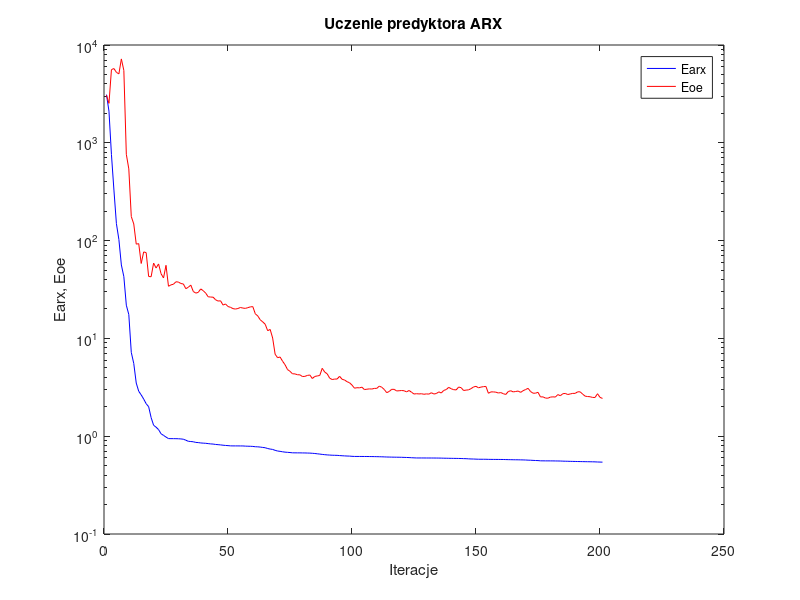
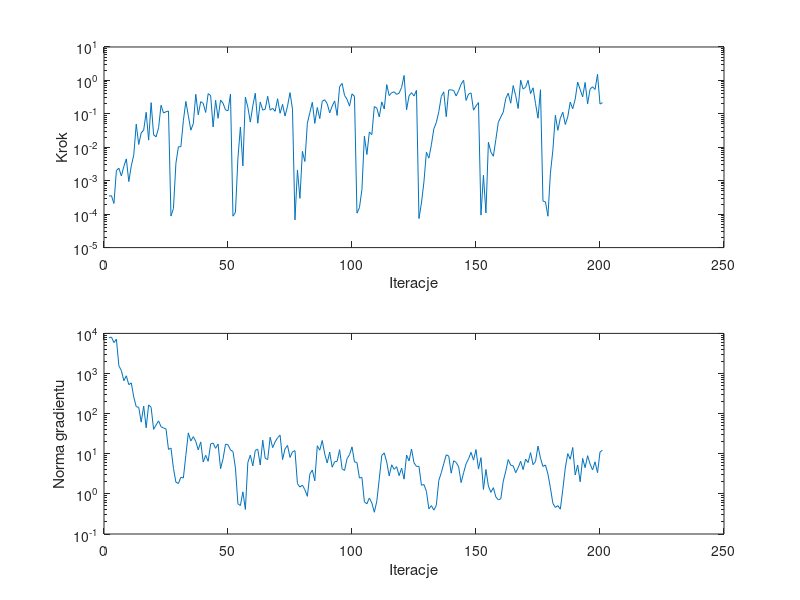

The MATLAB source for these figures, in order:
%uczenie predyktora arx
clear all;
n=0; farx(n+1)=3.110265e+003; foe(n+1)=3.070762e+003; wspucz(n+1)=0.000000e+000; ng(n+1)=0.000000e+000;
%odnowa zmiennej metryki
n=1; farx(n+1)=2.107255e+003; foe(n+1)=2.532551e+003; krok(n+1)=3.473499e-004; ng(n+1)=7.764023e+003;
n=2; farx(n+1)=7.584413e+002; foe(n+1)=5.601884e+003; krok(n+1)=3.569431e-004; ng(n+1)=8.098449e+003;
n=3; farx(n+1)=3.287524e+002; foe(n+1)=5.746540e+003; krok(n+1)=2.084136e-004; ng(n+1)=5.892046e+003;
n=4; farx(n+1)=1.492811e+002; foe(n+1)=5.253047e+003; krok(n+1)=2.027075e-003; ng(n+1)=7.153733e+003;
n=5; farx(n+1)=1.025616e+002; foe(n+1)=5.066075e+003; krok(n+1)=2.366515e-003; ng(n+1)=1.553538e+003;
n=6; farx(n+1)=5.637565e+001; foe(n+1)=7.205763e+003; krok(n+1)=1.387045e-003; ng(n+1)=1.183865e+003;
n=7; farx(n+1)=4.281996e+001; foe(n+1)=5.494900e+003; krok(n+1)=2.677949e-003; ng(n+1)=6.616526e+002;
n=8; farx(n+1)=2.185695e+001; foe(n+1)=7.625715e+002; krok(n+1)=4.505183e-003; ng(n+1)=8.776934e+002;
n=9; farx(n+1)=1.753980e+001; foe(n+1)=5.413338e+002; krok(n+1)=9.446471e-004; ng(n+1)=5.272819e+002;
n=10; farx(n+1)=7.196758e+000; foe(n+1)=1.761305e+002; krok(n+1)=2.774090e-003; ng(n+1)=5.835012e+002;
n=11; farx(n+1)=5.539083e+000; foe(n+1)=1.480242e+002; krok(n+1)=5.915258e-003; ng(n+1)=2.591940e+002;
n=12; farx(n+1)=3.494529e+000; foe(n+1)=9.200681e+001; krok(n+1)=4.904612e-002; ng(n+1)=1.485571e+002;
n=13; farx(n+1)=2.879738e+000; foe(n+1)=9.311983e+001; krok(n+1)=1.214360e-002; ng(n+1)=1.442127e+002;
n=14; farx(n+1)=2.645095e+000; foe(n+1)=5.837098e+001; krok(n+1)=2.693892e-002; ng(n+1)=6.135428e+001;
n=15; farx(n+1)=2.397251e+000; foe(n+1)=7.660756e+001; krok(n+1)=3.264474e-002; ng(n+1)=1.541907e+002;
n=16; farx(n+1)=2.149113e+000; foe(n+1)=7.533115e+001; krok(n+1)=1.114169e-001; ng(n+1)=4.443345e+001;
n=17; farx(n+1)=2.003439e+000; foe(n+1)=4.298172e+001; krok(n+1)=1.640492e-002; ng(n+1)=1.651529e+002;
n=18; farx(n+1)=1.549812e+000; foe(n+1)=4.270660e+001; krok(n+1)=2.162376e-001; ng(n+1)=1.435416e+002;
n=19; farx(n+1)=1.294616e+000; foe(n+1)=5.888770e+001; krok(n+1)=2.369912e-002; ng(n+1)=4.051375e+001;
n=20; farx(n+1)=1.236304e+000; foe(n+1)=5.248386e+001; krok(n+1)=2.049366e-002; ng(n+1)=5.212644e+001;
n=21; farx(n+1)=1.167408e+000; foe(n+1)=5.772078e+001; krok(n+1)=3.809820e-002; ng(n+1)=6.611329e+001;
n=22; farx(n+1)=1.059930e+000; foe(n+1)=4.590079e+001; krok(n+1)=1.800875e-001; ng(n+1)=4.713816e+001;
n=23; farx(n+1)=1.019292e+000; foe(n+1)=4.150512e+001; krok(n+1)=1.057221e-001; ng(n+1)=4.385216e+001;
n=24; farx(n+1)=9.801882e-001; foe(n+1)=5.587622e+001; krok(n+1)=1.158784e-001; ng(n+1)=4.167724e+001;
n=25; farx(n+1)=9.452302e-001; foe(n+1)=3.413011e+001; krok(n+1)=1.213694e-001; ng(n+1)=1.280842e+001;
%odnowa zmiennej metryki
n=26; farx(n+1)=9.442179e-001; foe(n+1)=3.527387e+001; krok(n+1)=8.763006e-005; ng(n+1)=1.390659e+001;
n=27; farx(n+1)=9.440432e-001; foe(n+1)=3.577911e+001; krok(n+1)=1.483649e-004; ng(n+1)=4.341183e+000;
n=28; farx(n+1)=9.433472e-001; foe(n+1)=3.792511e+001; krok(n+1)=3.334617e-003; ng(n+1)=1.944826e+000;
n=29; farx(n+1)=9.417175e-001; foe(n+1)=3.768566e+001; krok(n+1)=1.040351e-002; ng(n+1)=1.818191e+000;
n=30; farx(n+1)=9.378954e-001; foe(n+1)=3.640614e+001; krok(n+1)=1.038769e-002; ng(n+1)=2.602373e+000;
n=31; farx(n+1)=9.314379e-001; foe(n+1)=3.601236e+001; krok(n+1)=6.224674e-002; ng(n+1)=2.487212e+000;
n=32; farx(n+1)=9.100126e-001; foe(n+1)=3.223146e+001; krok(n+1)=2.357265e-001; ng(n+1)=9.126483e+000;
n=33; farx(n+1)=8.870546e-001; foe(n+1)=3.337444e+001; krok(n+1)=8.877087e-002; ng(n+1)=3.311938e+001;
n=34; farx(n+1)=8.823000e-001; foe(n+1)=3.507705e+001; krok(n+1)=3.251545e-002; ng(n+1)=2.079431e+001;
n=35; farx(n+1)=8.774111e-001; foe(n+1)=3.020114e+001; krok(n+1)=5.051878e-002; ng(n+1)=2.670342e+001;
n=36; farx(n+1)=8.639353e-001; foe(n+1)=2.905891e+001; krok(n+1)=3.839848e-001; ng(n+1)=2.044771e+001;
n=37; farx(n+1)=8.606292e-001; foe(n+1)=2.955040e+001; krok(n+1)=9.359461e-002; ng(n+1)=1.249889e+001;
n=38; farx(n+1)=8.530958e-001; foe(n+1)=3.205403e+001; krok(n+1)=2.317569e-001; ng(n+1)=1.973523e+001;
n=39; farx(n+1)=8.493459e-001; foe(n+1)=3.076044e+001; krok(n+1)=2.056099e-001; ng(n+1)=6.227644e+000;
n=40; farx(n+1)=8.462114e-001; foe(n+1)=2.905353e+001; krok(n+1)=1.101559e-001; ng(n+1)=9.162414e+000;
n=41; farx(n+1)=8.403026e-001; foe(n+1)=2.664753e+001; krok(n+1)=4.044487e-001; ng(n+1)=6.491038e+000;
n=42; farx(n+1)=8.340658e-001; foe(n+1)=2.648052e+001; krok(n+1)=3.505976e-001; ng(n+1)=1.755662e+001;
n=43; farx(n+1)=8.311205e-001; foe(n+1)=2.638623e+001; krok(n+1)=4.048730e-002; ng(n+1)=1.848494e+001;
n=44; farx(n+1)=8.234047e-001; foe(n+1)=2.482253e+001; krok(n+1)=2.538306e-001; ng(n+1)=1.365171e+001;
n=45; farx(n+1)=8.195341e-001; foe(n+1)=2.408384e+001; krok(n+1)=7.361186e-002; ng(n+1)=1.755599e+001;
n=46; farx(n+1)=8.147831e-001; foe(n+1)=2.424241e+001; krok(n+1)=2.587256e-001; ng(n+1)=4.244493e+000;
n=47; farx(n+1)=8.089843e-001; foe(n+1)=2.192030e+001; krok(n+1)=2.079006e-001; ng(n+1)=7.494561e+000;
n=48; farx(n+1)=8.044348e-001; foe(n+1)=2.248958e+001; krok(n+1)=1.307960e-001; ng(n+1)=1.736723e+001;
n=49; farx(n+1)=8.011939e-001; foe(n+1)=2.117859e+001; krok(n+1)=1.237945e-001; ng(n+1)=1.676862e+001;
n=50; farx(n+1)=7.967257e-001; foe(n+1)=2.079762e+001; krok(n+1)=3.916078e-001; ng(n+1)=1.240435e+001;
%odnowa zmiennej metryki
n=51; farx(n+1)=7.959202e-001; foe(n+1)=2.016122e+001; krok(n+1)=8.683747e-005; ng(n+1)=1.142239e+001;
n=52; farx(n+1)=7.958147e-001; foe(n+1)=1.995212e+001; krok(n+1)=1.131625e-004; ng(n+1)=4.384914e+000;
n=53; farx(n+1)=7.957342e-001; foe(n+1)=2.021690e+001; krok(n+1)=4.738412e-003; ng(n+1)=5.632970e-001;
n=54; farx(n+1)=7.952164e-001; foe(n+1)=2.070753e+001; krok(n+1)=4.050274e-002; ng(n+1)=5.134970e-001;
n=55; farx(n+1)=7.949729e-001; foe(n+1)=2.042511e+001; krok(n+1)=2.774090e-003; ng(n+1)=1.124996e+000;
n=56; farx(n+1)=7.916836e-001; foe(n+1)=2.027679e+001; krok(n+1)=3.174758e-001; ng(n+1)=4.090646e-001;
n=57; farx(n+1)=7.900128e-001; foe(n+1)=2.062488e+001; krok(n+1)=1.577575e-001; ng(n+1)=6.070187e+000;
n=58; farx(n+1)=7.887876e-001; foe(n+1)=2.099994e+001; krok(n+1)=5.679907e-002; ng(n+1)=9.260496e+000;
n=59; farx(n+1)=7.862555e-001; foe(n+1)=2.114159e+001; krok(n+1)=1.732520e-001; ng(n+1)=4.988156e+000;
n=60; farx(n+1)=7.804333e-001; foe(n+1)=1.786430e+001; krok(n+1)=4.126070e-001; ng(n+1)=1.218695e+001;
n=61; farx(n+1)=7.787456e-001; foe(n+1)=1.696050e+001; krok(n+1)=5.234463e-002; ng(n+1)=1.295120e+001;
n=62; farx(n+1)=7.742095e-001; foe(n+1)=1.549675e+001; krok(n+1)=2.268451e-001; ng(n+1)=5.247079e+000;
n=63; farx(n+1)=7.675606e-001; foe(n+1)=1.475014e+001; krok(n+1)=1.294832e-001; ng(n+1)=2.178039e+001;
n=64; farx(n+1)=7.625483e-001; foe(n+1)=1.395618e+001; krok(n+1)=1.380129e-001; ng(n+1)=7.685472e+000;
n=65; farx(n+1)=7.479524e-001; foe(n+1)=1.198281e+001; krok(n+1)=3.355407e-001; ng(n+1)=7.182653e+000;
n=66; farx(n+1)=7.388627e-001; foe(n+1)=1.235799e+001; krok(n+1)=1.284644e-001; ng(n+1)=2.580839e+001;
n=67; farx(n+1)=7.325516e-001; foe(n+1)=1.009037e+001; krok(n+1)=1.468011e-001; ng(n+1)=1.421695e+001;
n=68; farx(n+1)=7.167064e-001; foe(n+1)=6.890077e+000; krok(n+1)=1.191056e-001; ng(n+1)=1.972875e+001;
n=69; farx(n+1)=7.056045e-001; foe(n+1)=6.346215e+000; krok(n+1)=2.833785e-001; ng(n+1)=2.499933e+001;
n=70; farx(n+1)=7.000421e-001; foe(n+1)=6.454146e+000; krok(n+1)=1.042621e-001; ng(n+1)=2.904690e+001;
n=71; farx(n+1)=6.929612e-001; foe(n+1)=5.844652e+000; krok(n+1)=1.927395e-001; ng(n+1)=7.169506e+000;
n=72; farx(n+1)=6.871893e-001; foe(n+1)=5.382690e+000; krok(n+1)=8.571529e-002; ng(n+1)=1.331123e+001;
n=73; farx(n+1)=6.840053e-001; foe(n+1)=4.803609e+000; krok(n+1)=1.702433e-001; ng(n+1)=1.611847e+001;
n=74; farx(n+1)=6.807489e-001; foe(n+1)=4.607162e+000; krok(n+1)=4.306047e-001; ng(n+1)=8.087145e+000;
n=75; farx(n+1)=6.764304e-001; foe(n+1)=4.347040e+000; krok(n+1)=1.383770e-001; ng(n+1)=1.116231e+001;
%odnowa zmiennej metryki
n=76; farx(n+1)=6.759766e-001; foe(n+1)=4.336200e+000; krok(n+1)=6.743596e-005; ng(n+1)=1.198785e+001;
n=77; farx(n+1)=6.755746e-001; foe(n+1)=4.251227e+000; krok(n+1)=2.087321e-003; ng(n+1)=1.805135e+000;
n=78; farx(n+1)=6.755415e-001; foe(n+1)=4.242696e+000; krok(n+1)=2.970463e-004; ng(n+1)=1.478882e+000;
n=79; farx(n+1)=6.745097e-001; foe(n+1)=4.075622e+000; krok(n+1)=7.530795e-003; ng(n+1)=1.654730e+000;
n=80; farx(n+1)=6.741960e-001; foe(n+1)=4.091776e+000; krok(n+1)=3.758503e-003; ng(n+1)=1.270440e+000;
n=81; farx(n+1)=6.726884e-001; foe(n+1)=4.181063e+000; krok(n+1)=5.236098e-002; ng(n+1)=8.696152e-001;
n=82; farx(n+1)=6.716415e-001; foe(n+1)=4.224781e+000; krok(n+1)=1.093535e-001; ng(n+1)=3.093930e+000;
n=83; farx(n+1)=6.688805e-001; foe(n+1)=3.889078e+000; krok(n+1)=2.214588e-001; ng(n+1)=3.942692e+000;
n=84; farx(n+1)=6.655408e-001; foe(n+1)=4.082353e+000; krok(n+1)=5.184392e-002; ng(n+1)=2.112232e+000;
n=85; farx(n+1)=6.609293e-001; foe(n+1)=4.132635e+000; krok(n+1)=1.548452e-001; ng(n+1)=1.583978e+001;
n=86; farx(n+1)=6.563791e-001; foe(n+1)=4.178580e+000; krok(n+1)=7.190954e-002; ng(n+1)=1.231310e+001;
n=87; farx(n+1)=6.514929e-001; foe(n+1)=4.946034e+000; krok(n+1)=2.367770e-001; ng(n+1)=2.141777e+001;
n=88; farx(n+1)=6.473828e-001; foe(n+1)=4.527287e+000; krok(n+1)=2.640812e-001; ng(n+1)=9.876418e+000;
n=89; farx(n+1)=6.438283e-001; foe(n+1)=4.341452e+000; krok(n+1)=2.013997e-001; ng(n+1)=5.894384e+000;
n=90; farx(n+1)=6.414831e-001; foe(n+1)=3.921377e+000; krok(n+1)=1.072012e-001; ng(n+1)=1.098309e+001;
n=91; farx(n+1)=6.390686e-001; foe(n+1)=3.797719e+000; krok(n+1)=1.694093e-001; ng(n+1)=4.630159e+000;
n=92; farx(n+1)=6.378924e-001; foe(n+1)=3.838280e+000; krok(n+1)=2.436225e-001; ng(n+1)=6.301747e+000;
n=93; farx(n+1)=6.370134e-001; foe(n+1)=3.842750e+000; krok(n+1)=8.973318e-002; ng(n+1)=6.497229e+000;
n=94; farx(n+1)=6.338349e-001; foe(n+1)=4.100306e+000; krok(n+1)=6.524460e-001; ng(n+1)=1.263731e+001;
n=95; farx(n+1)=6.313295e-001; foe(n+1)=3.817765e+000; krok(n+1)=8.131859e-001; ng(n+1)=4.217013e+000;
n=96; farx(n+1)=6.291204e-001; foe(n+1)=3.755532e+000; krok(n+1)=3.550835e-001; ng(n+1)=3.833544e+000;
n=97; farx(n+1)=6.271082e-001; foe(n+1)=3.608946e+000; krok(n+1)=2.710777e-001; ng(n+1)=7.567890e+000;
n=98; farx(n+1)=6.259358e-001; foe(n+1)=3.521441e+000; krok(n+1)=1.702433e-001; ng(n+1)=9.484030e+000;
n=99; farx(n+1)=6.227039e-001; foe(n+1)=3.330920e+000; krok(n+1)=3.963116e-001; ng(n+1)=1.484861e+001;
n=100; farx(n+1)=6.210321e-001; foe(n+1)=3.096825e+000; krok(n+1)=3.310405e-001; ng(n+1)=6.247676e+000;
%odnowa zmiennej metryki
n=101; farx(n+1)=6.208706e-001; foe(n+1)=3.133004e+000; krok(n+1)=1.074253e-004; ng(n+1)=6.076427e+000;
n=102; farx(n+1)=6.208232e-001; foe(n+1)=3.122447e+000; krok(n+1)=1.563635e-004; ng(n+1)=2.482929e+000;
n=103; farx(n+1)=6.206626e-001; foe(n+1)=3.172301e+000; krok(n+1)=5.440190e-004; ng(n+1)=2.569552e+000;
n=104; farx(n+1)=6.203175e-001; foe(n+1)=2.998279e+000; krok(n+1)=2.165649e-002; ng(n+1)=6.308487e-001;
n=105; farx(n+1)=6.202430e-001; foe(n+1)=3.023376e+000; krok(n+1)=6.072741e-003; ng(n+1)=5.664593e-001;
n=106; farx(n+1)=6.195400e-001; foe(n+1)=3.046892e+000; krok(n+1)=2.861011e-002; ng(n+1)=7.892060e-001;
n=107; farx(n+1)=6.191762e-001; foe(n+1)=3.035915e+000; krok(n+1)=2.392360e-002; ng(n+1)=5.938228e-001;
n=108; farx(n+1)=6.185212e-001; foe(n+1)=3.082223e+000; krok(n+1)=1.653712e-001; ng(n+1)=3.484974e-001;
n=109; farx(n+1)=6.177577e-001; foe(n+1)=3.083930e+000; krok(n+1)=1.489153e-001; ng(n+1)=6.584349e-001;
n=110; farx(n+1)=6.167744e-001; foe(n+1)=3.252768e+000; krok(n+1)=8.097460e-002; ng(n+1)=2.373143e+000;
n=111; farx(n+1)=6.158063e-001; foe(n+1)=3.166609e+000; krok(n+1)=2.283902e-001; ng(n+1)=9.073734e+000;
n=112; farx(n+1)=6.144711e-001; foe(n+1)=3.007023e+000; krok(n+1)=1.392689e-001; ng(n+1)=1.048572e+001;
n=113; farx(n+1)=6.127888e-001; foe(n+1)=2.786726e+000; krok(n+1)=7.498941e-001; ng(n+1)=6.181751e+000;
n=114; farx(n+1)=6.120313e-001; foe(n+1)=2.866031e+000; krok(n+1)=3.505976e-001; ng(n+1)=2.807778e+000;
n=115; farx(n+1)=6.111070e-001; foe(n+1)=3.015093e+000; krok(n+1)=4.306047e-001; ng(n+1)=5.311636e+000;
n=116; farx(n+1)=6.104866e-001; foe(n+1)=3.013624e+000; krok(n+1)=4.536903e-001; ng(n+1)=4.096301e+000;
n=117; farx(n+1)=6.098587e-001; foe(n+1)=2.902586e+000; krok(n+1)=3.819429e-001; ng(n+1)=4.768587e+000;
n=118; farx(n+1)=6.093487e-001; foe(n+1)=2.916067e+000; krok(n+1)=4.177026e-001; ng(n+1)=2.844147e+000;
n=119; farx(n+1)=6.086174e-001; foe(n+1)=2.932622e+000; krok(n+1)=6.152787e-001; ng(n+1)=4.382501e+000;
n=120; farx(n+1)=6.071830e-001; foe(n+1)=2.916149e+000; krok(n+1)=1.404256e+000; ng(n+1)=2.328657e+000;
n=121; farx(n+1)=6.061669e-001; foe(n+1)=2.838615e+000; krok(n+1)=1.320338e-001; ng(n+1)=9.298200e+000;
n=122; farx(n+1)=6.046561e-001; foe(n+1)=2.933683e+000; krok(n+1)=3.456460e-001; ng(n+1)=6.634943e+000;
n=123; farx(n+1)=6.025629e-001; foe(n+1)=2.818229e+000; krok(n+1)=4.306047e-001; ng(n+1)=1.313804e+001;
n=124; farx(n+1)=6.007425e-001; foe(n+1)=2.698814e+000; krok(n+1)=3.421659e-001; ng(n+1)=5.949808e+000;
n=125; farx(n+1)=5.992253e-001; foe(n+1)=2.720879e+000; krok(n+1)=5.041216e-001; ng(n+1)=4.827843e+000;
%odnowa zmiennej metryki
n=126; farx(n+1)=5.991342e-001; foe(n+1)=2.703437e+000; krok(n+1)=7.365982e-005; ng(n+1)=4.867586e+000;
n=127; farx(n+1)=5.991111e-001; foe(n+1)=2.718412e+000; krok(n+1)=2.151482e-004; ng(n+1)=1.638709e+000;
n=128; farx(n+1)=5.989960e-001; foe(n+1)=2.683481e+000; krok(n+1)=9.152390e-004; ng(n+1)=1.714148e+000;
n=129; farx(n+1)=5.986530e-001; foe(n+1)=2.708497e+000; krok(n+1)=7.105102e-003; ng(n+1)=1.159212e+000;
n=130; farx(n+1)=5.986172e-001; foe(n+1)=2.692289e+000; krok(n+1)=4.743100e-003; ng(n+1)=4.216897e-001;
n=131; farx(n+1)=5.984784e-001; foe(n+1)=2.782887e+000; krok(n+1)=1.183106e-002; ng(n+1)=5.100040e-001;
n=132; farx(n+1)=5.983067e-001; foe(n+1)=2.700697e+000; krok(n+1)=3.579274e-002; ng(n+1)=3.938432e-001;
n=133; farx(n+1)=5.979884e-001; foe(n+1)=2.730950e+000; krok(n+1)=5.514490e-002; ng(n+1)=5.179469e-001;
n=134; farx(n+1)=5.975574e-001; foe(n+1)=2.839858e+000; krok(n+1)=1.160291e-001; ng(n+1)=2.156013e+000;
n=135; farx(n+1)=5.970114e-001; foe(n+1)=2.766681e+000; krok(n+1)=3.311156e-001; ng(n+1)=3.366064e+000;
n=136; farx(n+1)=5.957787e-001; foe(n+1)=2.939419e+000; krok(n+1)=4.555491e-001; ng(n+1)=5.669050e+000;
n=137; farx(n+1)=5.953424e-001; foe(n+1)=2.998593e+000; krok(n+1)=8.205256e-002; ng(n+1)=9.409927e+000;
n=138; farx(n+1)=5.944939e-001; foe(n+1)=3.159809e+000; krok(n+1)=5.191100e-001; ng(n+1)=8.780639e+000;
n=139; farx(n+1)=5.940495e-001; foe(n+1)=3.056395e+000; krok(n+1)=5.219391e-001; ng(n+1)=3.276768e+000;
n=140; farx(n+1)=5.933311e-001; foe(n+1)=2.991086e+000; krok(n+1)=4.971061e-001; ng(n+1)=6.686822e+000;
n=141; farx(n+1)=5.929570e-001; foe(n+1)=2.974009e+000; krok(n+1)=3.428611e-001; ng(n+1)=6.089620e+000;
n=142; farx(n+1)=5.923164e-001; foe(n+1)=3.180969e+000; krok(n+1)=4.951781e-001; ng(n+1)=4.704352e+000;
n=143; farx(n+1)=5.915857e-001; foe(n+1)=3.133821e+000; krok(n+1)=7.713740e-001; ng(n+1)=1.911899e+000;
n=144; farx(n+1)=5.899537e-001; foe(n+1)=2.933301e+000; krok(n+1)=1.009068e+000; ng(n+1)=3.358902e+000;
n=145; farx(n+1)=5.892127e-001; foe(n+1)=2.961308e+000; krok(n+1)=2.522670e-001; ng(n+1)=5.632297e+000;
n=146; farx(n+1)=5.868268e-001; foe(n+1)=2.978153e+000; krok(n+1)=3.903951e-001; ng(n+1)=7.493281e+000;
n=147; farx(n+1)=5.850558e-001; foe(n+1)=3.064076e+000; krok(n+1)=4.228235e-001; ng(n+1)=1.084572e+001;
n=148; farx(n+1)=5.843585e-001; foe(n+1)=3.187853e+000; krok(n+1)=1.288588e-001; ng(n+1)=6.950297e+000;
n=149; farx(n+1)=5.827359e-001; foe(n+1)=3.235422e+000; krok(n+1)=1.728230e-001; ng(n+1)=1.270076e+001;
n=150; farx(n+1)=5.814276e-001; foe(n+1)=3.124794e+000; krok(n+1)=2.168605e-001; ng(n+1)=4.148970e+000;
%odnowa zmiennej metryki
n=151; farx(n+1)=5.812028e-001; foe(n+1)=3.179120e+000; krok(n+1)=9.374630e-005; ng(n+1)=8.003763e+000;
n=152; farx(n+1)=5.810963e-001; foe(n+1)=3.211703e+000; krok(n+1)=1.450408e-003; ng(n+1)=1.292740e+000;
n=153; farx(n+1)=5.810165e-001; foe(n+1)=3.227693e+000; krok(n+1)=1.085565e-004; ng(n+1)=4.056762e+000;
n=154; farx(n+1)=5.797238e-001; foe(n+1)=2.748179e+000; krok(n+1)=1.417782e-002; ng(n+1)=1.566587e+000;
n=155; farx(n+1)=5.793838e-001; foe(n+1)=2.837886e+000; krok(n+1)=7.242402e-003; ng(n+1)=1.091849e+000;
n=156; farx(n+1)=5.789688e-001; foe(n+1)=2.838390e+000; krok(n+1)=5.402185e-003; ng(n+1)=1.427573e+000;
n=157; farx(n+1)=5.788004e-001; foe(n+1)=2.820353e+000; krok(n+1)=1.703305e-002; ng(n+1)=8.399174e-001;
n=158; farx(n+1)=5.786164e-001; foe(n+1)=2.766085e+000; krok(n+1)=5.625683e-002; ng(n+1)=7.115840e-001;
n=159; farx(n+1)=5.782693e-001; foe(n+1)=2.792077e+000; krok(n+1)=8.061847e-002; ng(n+1)=7.538920e-001;
n=160; farx(n+1)=5.779367e-001; foe(n+1)=2.721396e+000; krok(n+1)=1.134226e-001; ng(n+1)=2.085748e+000;
n=161; farx(n+1)=5.769559e-001; foe(n+1)=2.670971e+000; krok(n+1)=2.885219e-001; ng(n+1)=3.680259e+000;
n=162; farx(n+1)=5.760169e-001; foe(n+1)=2.861421e+000; krok(n+1)=4.150498e-001; ng(n+1)=7.178726e+000;
n=163; farx(n+1)=5.753912e-001; foe(n+1)=2.916860e+000; krok(n+1)=2.079006e-001; ng(n+1)=5.194172e+000;
n=164; farx(n+1)=5.745894e-001; foe(n+1)=2.837293e+000; krok(n+1)=7.011953e-001; ng(n+1)=4.994228e+000;
n=165; farx(n+1)=5.740962e-001; foe(n+1)=2.865827e+000; krok(n+1)=3.505976e-001; ng(n+1)=3.372955e+000;
n=166; farx(n+1)=5.737693e-001; foe(n+1)=2.895276e+000; krok(n+1)=1.442609e-001; ng(n+1)=4.497967e+000;
n=167; farx(n+1)=5.729179e-001; foe(n+1)=2.807435e+000; krok(n+1)=1.015323e+000; ng(n+1)=6.515665e+000;
n=168; farx(n+1)=5.721765e-001; foe(n+1)=2.920422e+000; krok(n+1)=5.520515e-001; ng(n+1)=4.028556e+000;
n=169; farx(n+1)=5.710102e-001; foe(n+1)=3.001173e+000; krok(n+1)=6.278005e-001; ng(n+1)=7.349627e+000;
n=170; farx(n+1)=5.690272e-001; foe(n+1)=3.085997e+000; krok(n+1)=1.006076e+000; ng(n+1)=6.034610e+000;
n=171; farx(n+1)=5.679154e-001; foe(n+1)=2.862509e+000; krok(n+1)=4.027995e-001; ng(n+1)=1.069069e+001;
n=172; farx(n+1)=5.659642e-001; foe(n+1)=2.752255e+000; krok(n+1)=6.007020e-001; ng(n+1)=5.346301e+000;
n=173; farx(n+1)=5.642900e-001; foe(n+1)=2.753779e+000; krok(n+1)=2.031949e-001; ng(n+1)=6.425225e+000;
n=174; farx(n+1)=5.632975e-001; foe(n+1)=2.810701e+000; krok(n+1)=7.414397e-002; ng(n+1)=1.557788e+001;
n=175; farx(n+1)=5.601605e-001; foe(n+1)=2.520071e+000; krok(n+1)=5.271762e-001; ng(n+1)=7.783632e+000;
%odnowa zmiennej metryki
n=176; farx(n+1)=5.599537e-001; foe(n+1)=2.526290e+000; krok(n+1)=2.456241e-004; ng(n+1)=4.811658e+000;
n=177; farx(n+1)=5.594657e-001; foe(n+1)=2.455062e+000; krok(n+1)=2.337468e-004; ng(n+1)=5.256592e+000;
n=178; farx(n+1)=5.594290e-001; foe(n+1)=2.446269e+000; krok(n+1)=8.669030e-005; ng(n+1)=3.138190e+000;
n=179; farx(n+1)=5.592848e-001; foe(n+1)=2.511825e+000; krok(n+1)=1.675019e-003; ng(n+1)=1.413914e+000;
n=180; farx(n+1)=5.591383e-001; foe(n+1)=2.525885e+000; krok(n+1)=8.300976e-003; ng(n+1)=5.802897e-001;
n=181; farx(n+1)=5.584321e-001; foe(n+1)=2.513462e+000; krok(n+1)=9.089589e-002; ng(n+1)=4.594846e-001;
n=182; farx(n+1)=5.580150e-001; foe(n+1)=2.664959e+000; krok(n+1)=3.221469e-002; ng(n+1)=5.101197e-001;
n=183; farx(n+1)=5.574672e-001; foe(n+1)=2.592894e+000; krok(n+1)=7.406706e-002; ng(n+1)=4.155328e-001;
n=184; farx(n+1)=5.558996e-001; foe(n+1)=2.719266e+000; krok(n+1)=1.119739e-001; ng(n+1)=1.288057e+000;
n=185; farx(n+1)=5.549944e-001; foe(n+1)=2.737027e+000; krok(n+1)=4.799811e-002; ng(n+1)=4.435839e+000;
n=186; farx(n+1)=5.542572e-001; foe(n+1)=2.667548e+000; krok(n+1)=8.155575e-002; ng(n+1)=1.009414e+001;
n=187; farx(n+1)=5.531964e-001; foe(n+1)=2.703778e+000; krok(n+1)=2.250273e-001; ng(n+1)=7.308191e+000;
n=188; farx(n+1)=5.524239e-001; foe(n+1)=2.740114e+000; krok(n+1)=1.420813e-001; ng(n+1)=1.433164e+001;
n=189; farx(n+1)=5.518236e-001; foe(n+1)=2.741421e+000; krok(n+1)=2.760258e-001; ng(n+1)=2.955898e+000;
n=190; farx(n+1)=5.509385e-001; foe(n+1)=2.843525e+000; krok(n+1)=8.885059e-001; ng(n+1)=5.252536e+000;
n=191; farx(n+1)=5.503265e-001; foe(n+1)=2.841374e+000; krok(n+1)=5.341966e-001; ng(n+1)=2.002718e+000;
n=192; farx(n+1)=5.497225e-001; foe(n+1)=2.693925e+000; krok(n+1)=3.214238e-001; ng(n+1)=7.645283e+000;
n=193; farx(n+1)=5.490075e-001; foe(n+1)=2.567193e+000; krok(n+1)=8.658973e-001; ng(n+1)=4.502290e+000;
n=194; farx(n+1)=5.485406e-001; foe(n+1)=2.544747e+000; krok(n+1)=1.991516e-001; ng(n+1)=8.960232e+000;
n=195; farx(n+1)=5.479473e-001; foe(n+1)=2.532645e+000; krok(n+1)=5.490988e-001; ng(n+1)=5.558580e+000;
n=196; farx(n+1)=5.473879e-001; foe(n+1)=2.491439e+000; krok(n+1)=6.455021e-001; ng(n+1)=3.958903e+000;
n=197; farx(n+1)=5.465985e-001; foe(n+1)=2.489068e+000; krok(n+1)=5.350602e-001; ng(n+1)=6.289146e+000;
n=198; farx(n+1)=5.448923e-001; foe(n+1)=2.718697e+000; krok(n+1)=1.522162e+000; ng(n+1)=3.368357e+000;
n=199; farx(n+1)=5.439158e-001; foe(n+1)=2.494482e+000; krok(n+1)=1.961845e-001; ng(n+1)=1.102578e+001;
n=200; farx(n+1)=5.428518e-001; foe(n+1)=2.433813e+000; krok(n+1)=2.164743e-001; ng(n+1)=1.226922e+001;

figure; semilogy(farx,'b'); hold on; semilogy(foe,'r'); xlabel('Iteracje'); ylabel('Earx, Eoe'); legend('Earx','Eoe'); title('Uczenie predyktora ARX');
figure; subplot(2,1,1); semilogy(krok); xlabel('Iteracje'); ylabel('Krok');
subplot(2,1,2); semilogy(ng); xlabel('Iteracje'); ylabel('Norma gradientu');
Earx=farx(n+1)
Eoe=foe(n+1)
